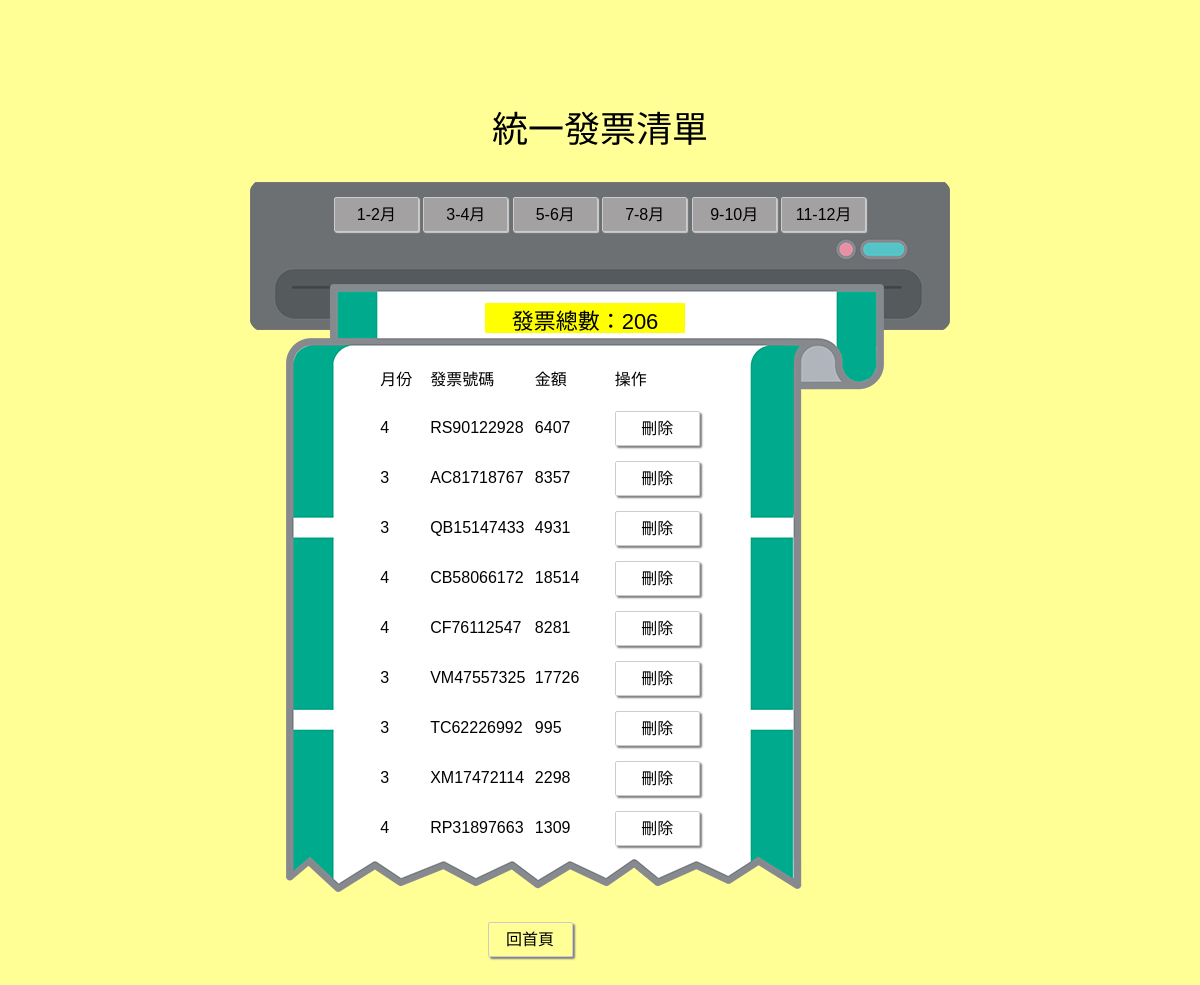
The page /receipt-list.php?period=2 on the database its author committed.
### tables this page shows
CREATE TABLE `receipt` (
  `id` int(10) NOT NULL COMMENT '序號',
  `year` int(4) NOT NULL COMMENT '年份',
  `month` int(2) NOT NULL COMMENT '月份',
  `number` varchar(10) NOT NULL COMMENT '發票號碼',
  `cost` int(10) NOT NULL COMMENT '金額'
);

### connect.php (called while the page is built, shortened)
<?php
$dsn = "mysql:host=localhost;charset=utf8;dbname=lottery";
$pdo = new PDO($dsn,'root','0303');
function find($table,$period){
    global $pdo;
    $year = 2019;
    $oddMonth = ($period*2)-1;
    $evenMonth = $period*2;
    $sql = "select * from $table where (month='$oddMonth' or month='$evenMonth') and year='$year'";
    return $pdo->query($sql)->fetchAll();
}
?>

### receipt-list.php (the view, shortened to what this page needs)
<!DOCTYPE html>
<html lang="en">
<head>
</head>
<body>
    <p>統一發票清單</p>
    <div id="main">
        <div id="topbar">
        <a class="color" href="receipt-list.php?period=1">1-2月</a>
        <a class="color" href="receipt-list.php?period=2">3-4月</a>
        <a class="color" href="receipt-list.php?period=3">5-6月</a>
        <a class="color" href="receipt-list.php?period=4">7-8月</a>
        <a class="color" href="receipt-list.php?period=5">9-10月</a>
        <a class="color" href="receipt-list.php?period=6">11-12月</a>
        </div><br>
        <div id="listbg">
                <?php
                include "connect.php";
                if(!empty($_GET['period'])){
                ?>
                <div id="list">
                    <table>
                    <tr>
                        <td>月份</td>
                        <td>發票號碼</td>
                        <td>金額</td>
                        <td>操作</td>
                    </tr>
                    <?php
                    $row = find("receipt",$_GET['period']);
                    $sum = 0;
                    foreach($row as $info){
                    ?>
                    <tr>
                        <td><?=$info['month'];?></td>
                        <td><?=$info['number'];?></td>
                        <td><?=$info['cost'];?></td>
                        <td><a href="del_receipt.php?id=<?=$info['id'];?>&period=<?=$_GET['period'];?>">刪除</a></td>
                    </tr>
                    <?php
                    $sum++;
                    }
                    ?>
                    </table>
                </div>
                <div id="sum">發票總數：<?=$sum;?></div>
            <?php
            }
            ?>
        </div>
        <div id="index"><a href="index.php">回首頁</a></div>
    </div>
</body>
</html>

### receipt-list.php (style rules this page uses)
* { font-family: "Microsoft JhengHei", Arial, Helvetica, sans-serif; box-sizing: border-box; margin: 0; padding: 0; list-style-type: none; }
body { background: #FFFF96; }
p { text-align: center; margin: 100px auto 30px auto; font-size: 36px; }
a { text-decoration: none; display: inline-block; width: 85px; height: 35px; border: 1px solid #ccc; border-radius: 2px; color: black; padding: 3px; text-align: center; box-shadow: 2px 2px 2px grey; }
table { border-collapse: collapse; border-spacing: 0; margin: 0 auto; }
td { width: 50px; height: 50px; padding: 3px; }
td:not(:first-child) { width: 80px; }
#main { width: 750px; height: 800px; margin: 0 auto; position: relative; }
#topbar { width: 700px; height: 148px; padding: 15px; margin: 0 25px; text-align: center; justify-content: space-between; position: absolute; background-image: url(./images/printer.png); }
#listbg { width: 600px; height: 610px; margin: 83px 60px; padding: 20px 0 0 0; position: absolute; background-image: url(./images/invoice.png); }
#list { width: 410px; height: 500px; position: absolute; overflow: auto; margin: 50px; }
#index { width: 110px; height: 60px; text-align: center; margin: 0 250px; padding: 10px; position: absolute; bottom: 10px; }
#sum { width: 200px; height: 30px; margin: 0 200px ; position: absolute; text-align: center; font-size: 22px; background: yellow; }
.color { background: #a3a1a1; box-shadow: 1px 1px 1px #ccc; }

### rows shown on the page
receipt: month "4", number "RS90122928", cost "6407"
receipt: month "3", number "AC81718767", cost "8357"
receipt: month "3", number "QB15147433", cost "4931"
receipt: month "4", number "CB58066172", cost "18514"
receipt: month "4", number "CF76112547", cost "8281"
receipt: month "3", number "VM47557325", cost "17726"
receipt: month "3", number "TC62226992", cost "995"
receipt: month "3", number "XM17472114", cost "2298"
receipt: month "4", number "RP31897663", cost "1309"

### other values the page prints
$sum "206"
